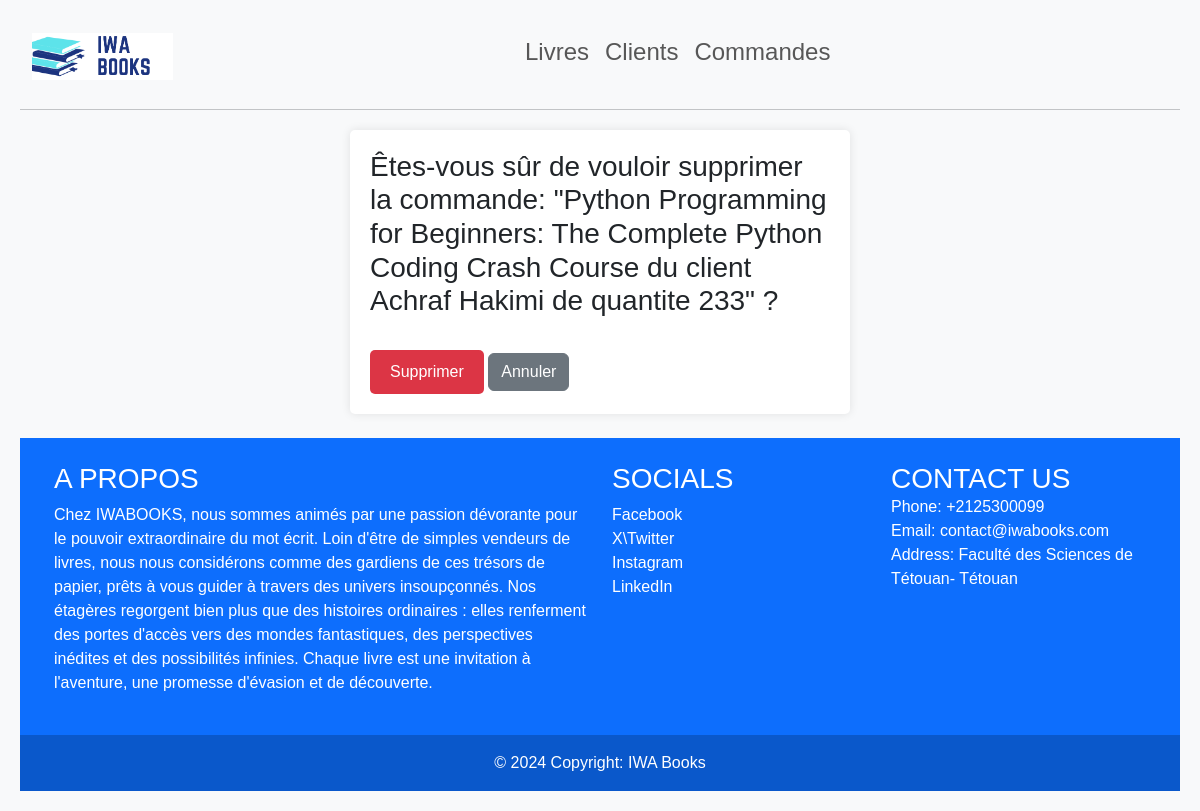
Page /commande/supprimer_commande/13/ on the committed database.
### Commande/models.py (models this page shows)
class Commande(models.Model):
    client = models.ForeignKey(Client, on_delete=models.SET_NULL, null=True)
    livre = models.ForeignKey(Livre, on_delete=models.SET_NULL, null=True)
    dateCreation = models.DateField(auto_now_add=True)
    qte = models.IntegerField(null=True)

### Livre/models.py (models this page shows, shortened)
class Livre(models.Model):
    CATEGORY = (
        ('Physique', 'Physique'),
        ('Mathématique', 'Mathématique'),
        ('Chimie', 'Chimie'),
        ('Science', 'Science'),
        ('Enfant', 'Enfant'),
        ('Informatique', 'Informatique')
    )
    titre = models.CharField(max_length=100)
    auteur = models.CharField(max_length=100)
    prix = models.DecimalField(max_digits=5, decimal_places=2)
    description = models.TextField(null=True, blank=True)
    image_covr = models.ImageField(upload_to='photos/%y/%m/%d', null=True)
    quantite = models.IntegerField()
    pages = models.PositiveSmallIntegerField()
    category = models.CharField(max_length=190, null=True, choices=CATEGORY)
    date_edition = models.DateTimeField(default=datetime.now)

### Client/models.py (models this page shows, shortened)
class Client(models.Model):
    nom = models.CharField(max_length=30, null=True)
    prenom = models.CharField(max_length=30, null=True)
    email = models.EmailField()
    telephone = models.CharField(max_length=26)
    dateCreation = models.DateField(auto_now_add=True)

### Commande/views.py (the view)
# urls.py: path('supprimer_commande/<int:pk>/', views.supprimer_commande, name='supprimer_commande'),
def supprimer_commande(request, pk):
    commande = get_object_or_404(Commande, id=pk)
    if request.method == 'POST':
        commande.delete()
        return redirect('list_commandes')
    context = {'commande': commande}
    return render(request, 'commande/supprimer_commande.html', context)

### templates/commande/supprimer_commande.html (shortened to what this page needs)
{% extends 'main.html'%}
{%block contenu %}
<form method="post" enctype="multipart/form-data">
    <h3>Êtes-vous sûr de vouloir supprimer la commande: "{{ commande.livre.titre }} du client {{ commande.client.nom }}
        {{ commande.client.prenom }} de quantite {{ commande.qte }}" ?</h3><br />
    <button type="submit" class="btn btn-success">Supprimer</button>
    <a href="{% url 'list_clients' %}"  class="btn btn-secondary">Annuler</a>
</form>
{%endblock%}

### static/css/main.css (style rules this page uses)
body { font-family: Arial, sans-serif; background-color: #f8f9fa; }
body { font-family: Arial, sans-serif; background-color: #f4f4f4; padding: 20px; }
form { background-color: #fff; padding: 20px; border-radius: 5px; box-shadow: 0 0 10px rgba(0,0,0,0.1); max-width: 500px; margin: 0 auto; }
button[type="submit"] { background-color: #007bff; color: #fff; padding: 10px 20px; border: none; border-radius: 3px; cursor: pointer; }
body { font-family: Arial, sans-serif; background-color: #f8f9fa; padding: 20px; }
form { margin-top: 20px; }
button[type="submit"] { background-color: #dc3545; color: #fff; padding: 10px 20px; border: none; border-radius: 5px; cursor: pointer; }
a { color: #007bff; text-decoration: none; }

### rows in the picture
Commande: livre.titre "Python Programming for Beginners: The Complete Python Coding Crash Course", client.nom "Achraf", client.prenom "Hakimi", qte "233"
